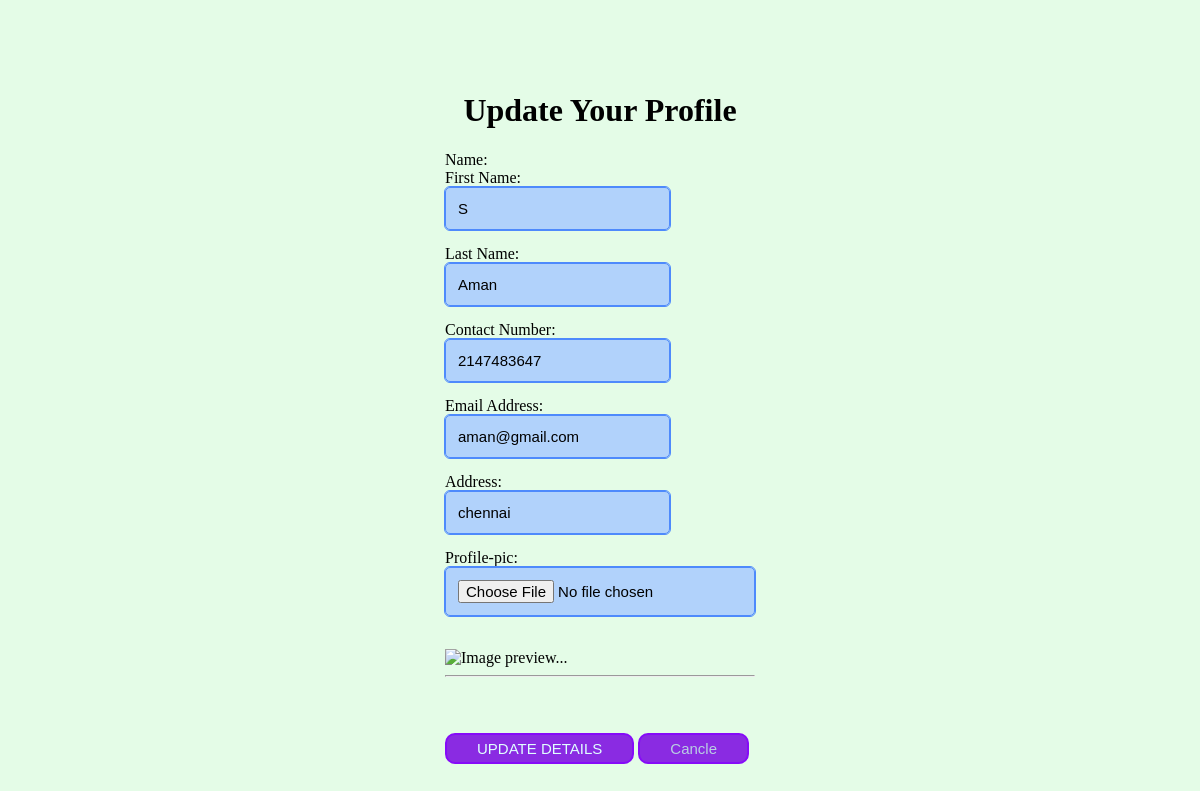
Page /update.php (signed in) on the committed database.
### tables this page shows
CREATE TABLE `user` (
  `user_id` int(10) NOT NULL,
  `fname` varchar(100) NOT NULL,
  `lname` varchar(40) DEFAULT NULL,
  `contact_no` int(12) NOT NULL,
  `email` varchar(30) NOT NULL,
  `address` varchar(70) DEFAULT NULL,
  `id_admin` int(10) NOT NULL DEFAULT 1010,
  `id_role` int(10) DEFAULT NULL,
  `profile_image` varchar(255) DEFAULT 'images/avatar.jpeg'
);

### update.php (the view, shortened to what this page needs)
<?php
    include 'connection.php';
    $id=$_SESSION['user_id'];
$sql = "SELECT * FROM `project`.`user` WHERE user_id= '$id';";
$query=mysqli_query($con,$sql);
$row=mysqli_fetch_array($query);
?>
<!DOCTYPE html>
<html lang="en">
<head>
    <link rel="stylesheet" href="update.css">
</head>
<body>
<div class="form-item">
        <div class="container">
            <form action="<?php echo $_SERVER['PHP_SELF']; ?>" method="post" enctype="multipart/form-data"
                class="signup">
                <h1 style="text-align:center;">Update Your Profile</h1>
                <div class="name">
                    <div class="ntitle">Name:</div>
                    <div class="feildname">
                        <div class="ffeildname">
                            First Name: <br><input type="text" name="fname" required id="fname"
                                value="<?php echo $row['fname'];  ?>">
                        </div>
                        <div class="lfeildname">
                            Last Name: <br><input type="text" name="lname" id="lname" required
                            value="<?php echo $row['lname']; ?>">
                        </div>
                    </div>
                    <div class="otherinfo">
                        Contact Number: <br><input type="text" name="contact_no" required id="contact_no"
                        value="<?php echo $row['contact_no']; ?>"><br>
                        Email Address: <br><input type="email" name="email" required id="email"
                        value="<?php echo $row['email']; ?>" readonly="true" > <br>
                        Address: <br><input type="text" name="address" required id="address"
                        value="<?php echo $row['address']; ?>" readonly="true" > <br>
                        Profile-pic: <br><input type="file" accept="image/*" name="profile_pic" id="profile_pic" onchange="previewfile()" ><br><br>
                        <img src="" height="200" alt="Image preview...">
                        <br>
                        <hr><br>
                        <button type="submit" id="update" name="update">UPDATE DETAILS</button>
                        <button><a href="profile.php">Cancle</a></button>
                    </div>
                </div>
            </form>
        </div>
    </div>
</body>
</html>

### update.css (style rules this page uses)
body { background-color:#74f38430 ; }
input { outline: 1px solid rgb(78, 138, 252); border: 1px solid rgb(78, 138, 252); margin-bottom: 15px; border-radius: 5px; padding: 12px; font-size: 15px; background: #b1d2fb; }
button { background: blueviolet; outline: none; border: 2px solid rgb(134, 11, 248); border-radius: 10px; margin-top: 30px; margin-bottom: 20px; padding: 5px 30px; font-size: 15px; color: lightcyan; }
a { color: rgb(185, 206, 226); text-decoration: none; }
.container { display: flex; flex-direction: row; justify-content: center; margin-top: 6%; margin-left: 6%; margin-bottom: 6%; margin-right: 6%; }

### rows in the picture
user: fname "S", lname "Aman", contact_no "2147483647", email "aman@gmail.com", address "chennai"
